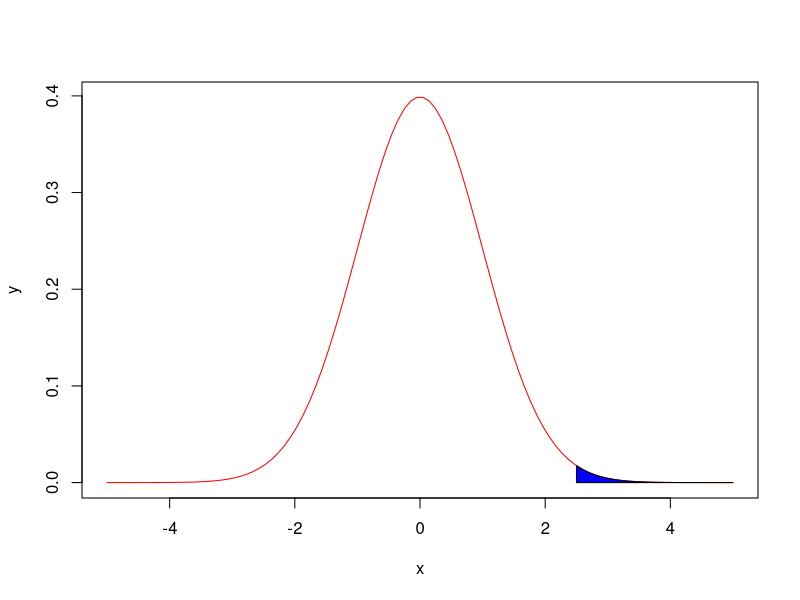

Write R code to recreate this figure.
x=seq(-5,5,length=100)
y=dnorm(x,mean=0,sd=1)
plot(x,y,type="l",col="red")
x=seq(2.5,5,length=100)
y=dnorm(x,mean=0,sd=1)
polygon(c(2.5,x,5),c(0,y,0),col="blue")
1-pnorm(2.5,mean=0,sd=1)

